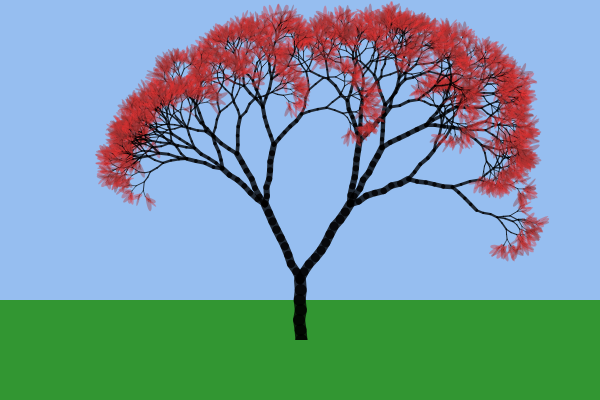
Frame 1 (no input)
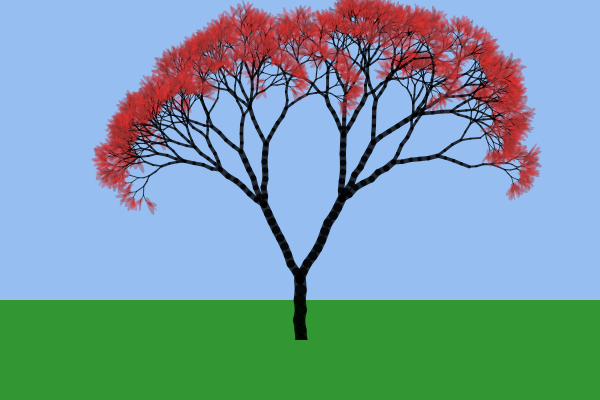
Frame 60 (no input)
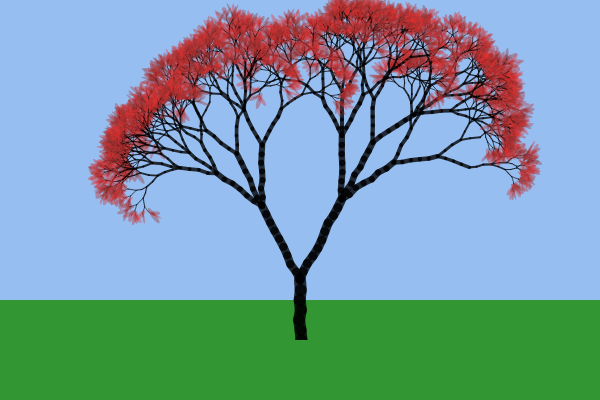
Frame 120 (the mouse pressed at the canvas centre since frame 60)

The p5.js sketch that drew these frames (run headless with seeded random() and noise() and a simulated clock; from frame 60 on, the mouse is pressed at the canvas centre):

// p5.js sketch
// ── sketch.js
var angle = 30;
var seed = 0;
var nk = 0;

function setup() {
  createCanvas(600, 400);
  seed = random(999999);
}

function draw() {
  randomSeed(seed);
  background(150,190,240);
  noStroke();
  fill(50,150,50);
  rect(0,height*.75,width,height);
  
  push();
  translate(width / 2, height);
  branch(120);
  nk += 0.01;
  
  pop();
  noStroke();
  fill(50,150,50);
  rect(0,height*.85,width,height);
}

function branch(len) {

  stroke(0, 200);
  oline(0, 0, 0, -len, len / 10);
  translate(0, -len);

  if (len > 4) {

    if (random() < .95) {
      push();
      rotate(radians(map(noise(nk), 0, 1, 20, 40)));
      branch(len * random(.6, .77));
      pop();
    }

    if (random() < .3) {
      push();
      rotate(radians(map(noise(nk+300), 0, 1, -10, 10)));
      branch(len * random(.6, .77));
      pop();
    }

    if (random() < .95) {
      push();
      rotate(radians(-map(noise(nk+100), 0, 1, 20, 40)));
      branch(len * random(.6, .77));
      pop();
    }

  } else {

    noStroke();
    fill(random(140, 240), 50, 50, 100);
    ellipse(0, 0, random(2, 5), random(10, 20));
  }
}

function mouseClicked() {
  seed = random(999999);
}

function oline(x1, y1, x2, y2, weight)
{
  strokeCap(ROUND);
  strokeWeight(weight);

  var twisti = 1 + (weight/24.0);
  var xd = x2 - x1, yd = y2 - y1;
  var dist = sqrt(xd * xd + yd * yd);
  var sections = ceil(dist / 10.0);

  var twist, twist2 = new Array(sections + 1);
  for (var i = 0; i < twist2.length; i++) {
     twist2[i] = 0.0;
  }

  for (var i = 0; i < sections; i++)
  {
    twist = random(-twisti, twisti);
    var tx1 = x1 + ((xd / sections) * (i)) + twist2[i];
    var tx2 = x1 + ((xd / sections) * (i + 1)) + twist;
    var ty1 = y1 + ((yd / sections) * (i));
    var ty2 = y1 + ((yd / sections) * (i + 1));
    if (i == sections - 1)
    {
      tx2 = x2;
      ty2 = y2;
    }
    line(tx1, ty1, tx2, ty2);
    twist2[i + 1] = twist;
  }
}
